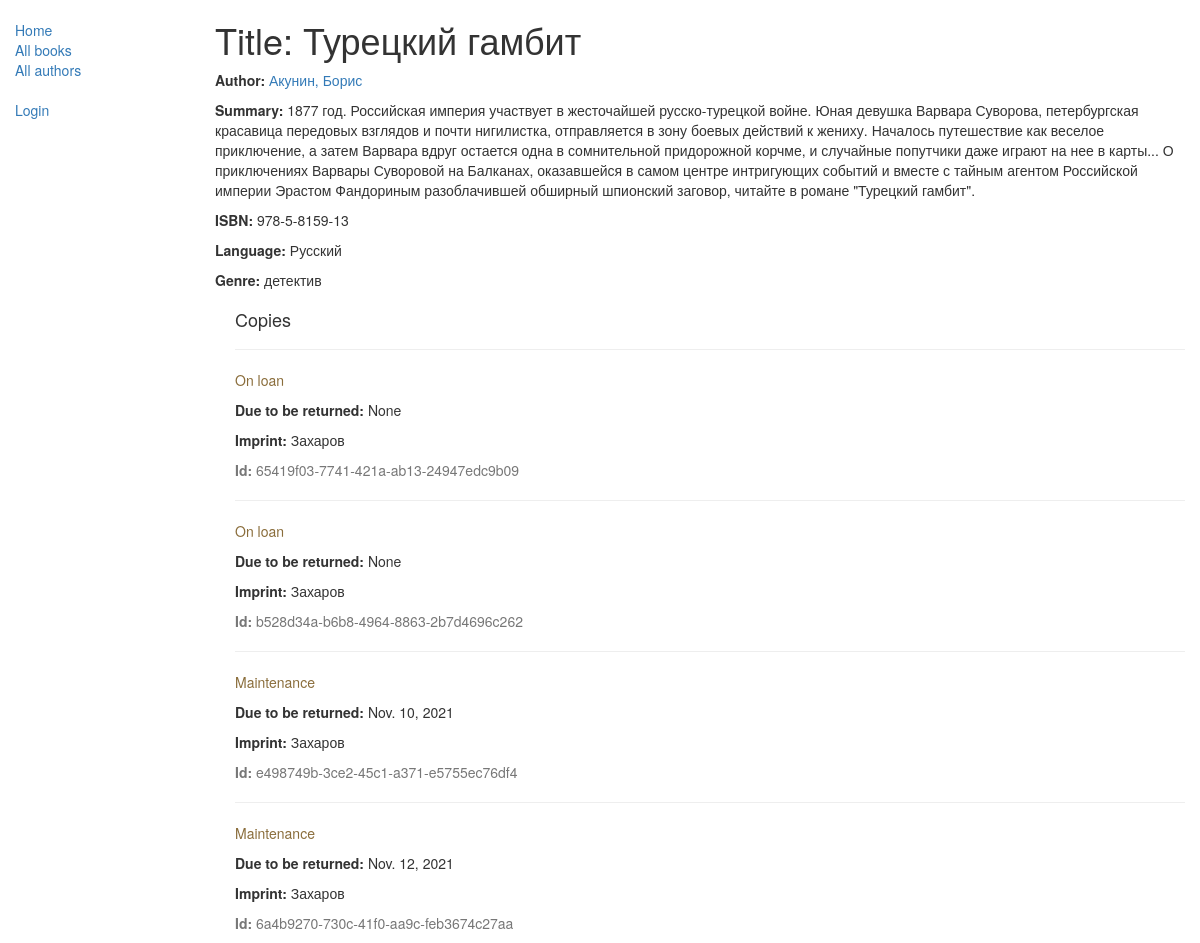
/catalog/book/3, run on the app's committed database.
### catalog/models.py (models this page shows, shortened)
class Book(models.Model):
    title = models.CharField(max_length=200)
    author = models.ForeignKey('Author', on_delete=models.SET_NULL, null=True)
    summary = models.TextField(max_length=1000, help_text="Enter a brief description of the book")
    isbn = models.CharField('ISBN', max_length=13,
                            help_text='13 Character <a href="https://www.isbn-international.org/content/what-isbn">ISBN number</a>')
    genre = models.ManyToManyField(Genre, help_text="Select a genre for this book")
    language = models.ForeignKey('Language', on_delete=models.SET_NULL, null=True)
    def display_genre(self):
        """        Creates a string for the Genre. This is required to display genre in Admin.        """
        return ', '.join([genre.name for genre in self.genre.all()[:3]])
    def display_language(self):
        """        Creates a string for the Language. This is required to display Language in Admin.        """
        return self.language
    display_genre.short_description = 'Genre'
    display_language.short_description = 'Language'

class Author(models.Model):
    first_name = models.CharField(max_length=100)
    last_name = models.CharField(max_length=100)
    date_of_birth = models.DateField(null=True, blank=True)
    date_of_death = models.DateField('died', null=True, blank=True)
    def __str__(self):
        return '%s, %s' % (self.last_name, self.first_name)
    class Meta:
        ordering = ['last_name']

class Language(models.Model):
    name = models.CharField(max_length=200,
                            help_text="Enter the book's natural language (e.g. English, French, Japanese etc.)")
    def __str__(self):
        return self.name

class Genre(models.Model):
    name = models.CharField(max_length=200, help_text="Enter a book genre (e.g. Science Fiction, French Poetry etc.)")
    def __str__(self):
        return self.name

class BookInstance(models.Model):
    id = models.UUIDField(primary_key=True, default=uuid.uuid4, help_text="Unique ID for this particular book across whole library")
    book = models.ForeignKey('Book', on_delete=models.SET_NULL, null=True)
    imprint = models.CharField(max_length=200)
    due_back = models.DateField(null=True, blank=True)
    borrower = models.ForeignKey(User, on_delete=models.SET_NULL, null=True, blank=True)
    LOAN_STATUS = (
        ('m', 'Maintenance'),
        ('o', 'On loan'),
        ('a', 'Available'),
        ('r', 'Reserved'),
    )
    status = models.CharField(max_length=1, choices=LOAN_STATUS, blank=True, default='m', help_text='Book availability')
    class Meta:
        ordering = ["due_back"]
        permissions = (("can_mark_returned", "Set book as returned"),)

### catalog/views.py (the view)
# urls.py: url(r'^book/(?P<pk>\d+)$', views.BookDetailView.as_view(), name='book-detail'),
class BookDetailView(generic.DetailView):
    model = Book

### catalog/templates/catalog/book_detail.html
{% extends "base_generic.html" %}
{% block content %}
  <h1>Title: {{ book.title }}</h1>
  <p><strong>Author:</strong> <a href="{% url 'author-detail' book.author.pk %}">{{ book.author }}</a></p>
  <p><strong>Summary:</strong> {{ book.summary }}</p>
  <p><strong>ISBN:</strong> {{ book.isbn }}</p>
  <p><strong>Language:</strong> {{ book.language }}</p>
  <p><strong>Genre:</strong> {% for genre in book.genre.all %} {{ genre }}{% if not forloop.last %}, {% endif %}{% endfor %}</p>
  <div style="margin-left:20px;margin-top:20px">
    <h4>Copies</h4>
    {% for copy in book.bookinstance_set.all %}
    <hr>
    <p class="{% if copy.status == 'a' %}text-success{% elif copy.status == 'd' %}text-danger{% else %}text-warning{% endif %}">{{ copy.get_status_display }}</p>
    {% if copy.status != 'a' %}<p><strong>Due to be returned:</strong> {{copy.due_back}}</p>{% endif %}
    <p><strong>Imprint:</strong> {{copy.imprint}}</p>
    <p class="text-muted"><strong>Id:</strong> {{copy.id}}</p>
    {% endfor %}
  </div>
{% endblock %}

### data on the page
Book: title "Турецкий гамбит", author "Акунин, Борис", summary "1877 год. Российская империя участвует в жесточайшей русско-турецкой войне. Юная девушка Варвара Суворова, петербургская красавица передовых взглядов и почти нигилистка, отправляется в зону боевых действий к жениху. Началось путешествие как веселое приключение, а затем Варвара вдруг остается одна в сомнительной придорожной корчме, и случайные попутчики даже играют на нее в карты... О приключениях Варвары Суворовой на Балканах, оказавшейся в самом центре интригующих событий и вместе с тайным агентом Российской империи Эрастом Фандориным разоблачившей обширный шпионский заговор, читайте в романе \"Турецкий гамбит\".", isbn "978-5-8159-13", language "Русский"
Genre: name "детектив"
BookInstance: status "On loan", due_back "None", imprint "Захаров", id "65419f03-7741-421a-ab13-24947edc9b09"
BookInstance: status "On loan", due_back "None", imprint "Захаров", id "b528d34a-b6b8-4964-8863-2b7d4696c262"
BookInstance: status "Maintenance", due_back "Nov. 10, 2021", imprint "Захаров", id "e498749b-3ce2-45c1-a371-e5755ec76df4"
BookInstance: status "Maintenance", due_back "Nov. 12, 2021", imprint "Захаров", id "6a4b9270-730c-41f0-aa9c-feb3674c27aa"
